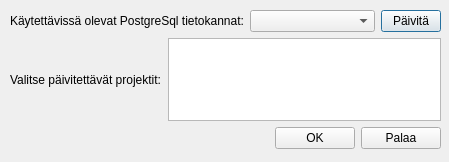
<?xml version="1.0" encoding="UTF-8"?>
<ui version="4.0">
 <class>Dialog</class>
 <widget class="QDialog" name="Dialog">
  <property name="geometry">
   <rect>
    <x>0</x>
    <y>0</y>
    <width>449</width>
    <height>162</height>
   </rect>
  </property>
  <property name="windowTitle">
   <string>Valitse päivitettävät projektit</string>
  </property>
  <widget class="QWidget" name="layoutWidget">
   <property name="geometry">
    <rect>
     <x>10</x>
     <y>10</y>
     <width>431</width>
     <height>139</height>
    </rect>
   </property>
   <layout class="QVBoxLayout" name="verticalLayout">
    <item>
     <layout class="QHBoxLayout" name="horizontalLayout">
      <item>
       <widget class="QLabel" name="label">
        <property name="text">
         <string>Käytettävissä olevat PostgreSql tietokannat:</string>
        </property>
       </widget>
      </item>
      <item>
       <widget class="QComboBox" name="dbComboBox">
        <property name="maximumSize">
         <size>
          <width>134</width>
          <height>16777215</height>
         </size>
        </property>
       </widget>
      </item>
      <item>
       <widget class="QPushButton" name="refreshPushButton">
        <property name="maximumSize">
         <size>
          <width>60</width>
          <height>16777215</height>
         </size>
        </property>
        <property name="text">
         <string>Päivitä</string>
        </property>
       </widget>
      </item>
     </layout>
    </item>
    <item>
     <layout class="QHBoxLayout" name="horizontalLayout_2">
      <item>
       <widget class="QLabel" name="label_2">
        <property name="text">
         <string>Valitse päivitettävät projektit:</string>
        </property>
       </widget>
      </item>
      <item>
       <widget class="QListView" name="projectsListView"/>
      </item>
     </layout>
    </item>
    <item>
     <layout class="QHBoxLayout" name="horizontalLayout_3">
      <item>
       <spacer name="horizontalSpacer">
        <property name="orientation">
         <enum>Qt::Horizontal</enum>
        </property>
        <property name="sizeHint" stdset="0">
         <size>
          <width>40</width>
          <height>20</height>
         </size>
        </property>
       </spacer>
      </item>
      <item>
       <widget class="QPushButton" name="acceptPushButton">
        <property name="text">
         <string>OK</string>
        </property>
       </widget>
      </item>
      <item>
       <widget class="QPushButton" name="rejectPushButton">
        <property name="text">
         <string>Palaa</string>
        </property>
       </widget>
      </item>
     </layout>
    </item>
   </layout>
  </widget>
 </widget>
 <resources/>
 <connections>
  <connection>
   <sender>acceptPushButton</sender>
   <signal>clicked()</signal>
   <receiver>Dialog</receiver>
   <slot>accept()</slot>
   <hints>
    <hint type="sourcelabel">
     <x>238</x>
     <y>182</y>
    </hint>
    <hint type="destinationlabel">
     <x>251</x>
     <y>149</y>
    </hint>
   </hints>
  </connection>
  <connection>
   <sender>rejectPushButton</sender>
   <signal>clicked()</signal>
   <receiver>Dialog</receiver>
   <slot>reject()</slot>
   <hints>
    <hint type="sourcelabel">
     <x>319</x>
     <y>182</y>
    </hint>
    <hint type="destinationlabel">
     <x>251</x>
     <y>149</y>
    </hint>
   </hints>
  </connection>
 </connections>
</ui>
